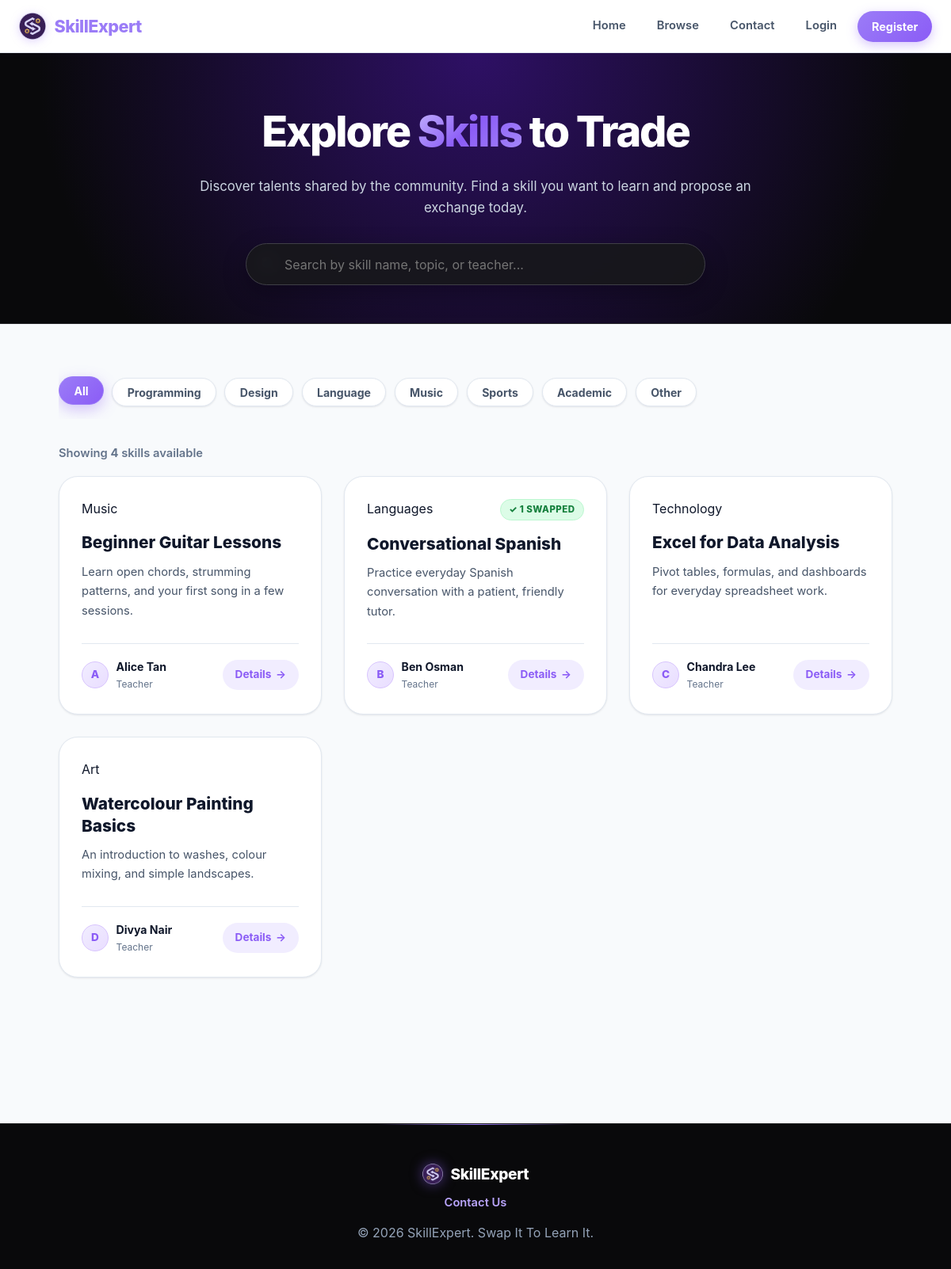
The page /public/browse.php on the database as committed earlier.
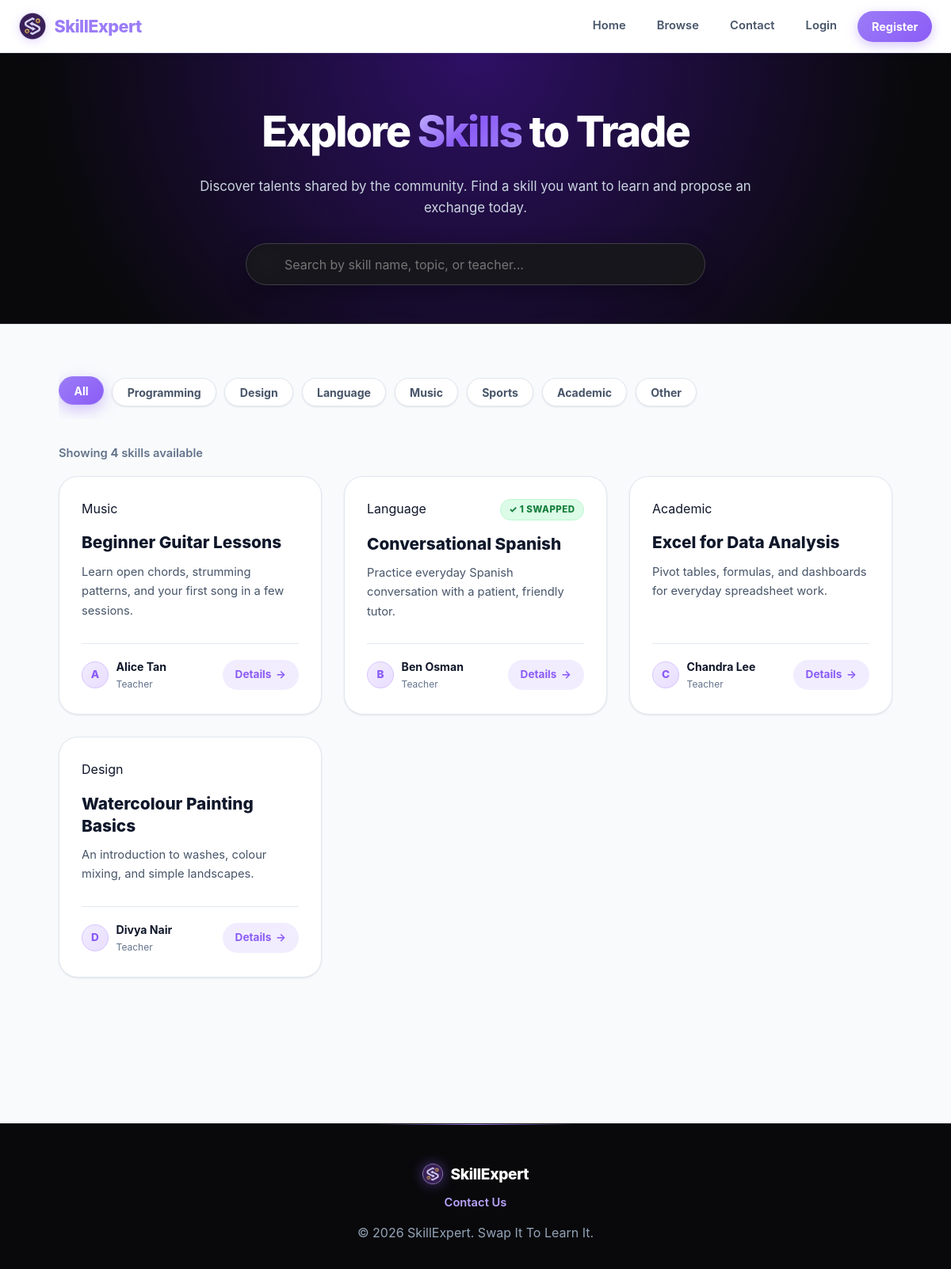
The same page on the database as committed later.
### tables this page shows
CREATE TABLE IF NOT EXISTS skills (
    id INT UNSIGNED NOT NULL AUTO_INCREMENT,
    userId INT UNSIGNED NOT NULL,
    title VARCHAR(150) NOT NULL,
    category VARCHAR(50) NOT NULL,
    description TEXT NOT NULL,
    imagePath VARCHAR(255) DEFAULT NULL,
    createdAt TIMESTAMP NOT NULL DEFAULT CURRENT_TIMESTAMP,

    PRIMARY KEY (id),
    FOREIGN KEY (userId) REFERENCES users(id) ON DELETE CASCADE,  
    INDEX idx_category (category),
    INDEX idx_user (userId)
);

CREATE TABLE IF NOT EXISTS users (
    id INT UNSIGNED NOT NULL AUTO_INCREMENT,
    name VARCHAR(100) NOT NULL,
    email VARCHAR(150) NOT NULL UNIQUE,
    passwordHash VARCHAR(255) NOT NULL,
    creditsBalance INT NOT NULL DEFAULT 0,
    createdAt TIMESTAMP NOT NULL DEFAULT CURRENT_TIMESTAMP,

    PRIMARY KEY (id)
);

### public/browse.php (the view, shortened to what this page needs)
<?php
require_once __DIR__ . '/../config/db.php';
$stmt = $pdo->query(
    "SELECT sk.*, u.name AS teacherName,
     (SELECT COUNT(*) FROM swapRequests sr WHERE sr.skillId = sk.id AND sr.status = 'completed') AS completedSwaps
     FROM skills sk
     JOIN users u ON sk.userId = u.id
     ORDER BY sk.createdAt DESC"
);
$skills = $stmt->fetchAll();
$categories = ['All', 'Programming', 'Design', 'Language', 'Music', 'Sports', 'Academic', 'Other'];
require_once __DIR__ . '/../includes/header.php';
?>
<link rel="stylesheet" href="/main/assets/css/browse.css?v=<?php echo filemtime(__DIR__ . '/../assets/css/browse.css'); ?>">
<div class="browse-page">
    <section class="browse-hero">
        <div class="browse-hero-content">
            <h1>Explore <span>Skills</span> to Trade</h1>
            <p>Discover talents shared by the community. Find a skill you want to learn and propose an exchange today.</p>
            <div class="browse-search-box">
                <span class="browse-search-icon">🔍</span>
                <input
                    type="text"
                    id="browse-search"
                    class="browse-search-input"
                    placeholder="Search by skill name, topic, or teacher..."
                    autocomplete="off"
                >
            </div>
        </div>
    </section>
    <div class="container">
        <div class="category-filter-bar" id="category-filters">
            <?php foreach ($categories as $idx => $cat): ?>
                <button
                    type="button"
                    class="filter-pill <?php echo $idx === 0 ? 'active' : ''; ?>"
                    data-filter="<?php echo htmlspecialchars($cat); ?>"
                >
                    <?php echo htmlspecialchars($cat); ?>
                </button>
            <?php endforeach; ?>
        </div>
        <div class="browse-count-label">
            Showing <strong id="visible-count"><?php echo count($skills); ?></strong> skill<?php echo count($skills) === 1 ? '' : 's'; ?> available
        </div>
        <?php if (empty($skills)): ?>
            <div class="empty-state">
                <p>No skills have been listed on SkillExpert yet.</p>
                <p class="mt-1"><a href="/main/public/posting.php">Post the first skill and start exchanging!</a></p>
            </div>
        <?php else: ?>
            <div class="browse-grid" id="skills-grid">
                <?php foreach ($skills as $skill): ?>
                    <article
                        class="browse-card"
                        data-category="<?php echo htmlspecialchars($skill['category']); ?>"
                        data-title="<?php echo htmlspecialchars($skill['title']); ?>"
                        data-desc="<?php echo htmlspecialchars($skill['description']); ?>"
                        data-teacher="<?php echo htmlspecialchars($skill['teacherName']); ?>"
                    >
                        <div>
                            <div class="browse-card-header">
                                <span class="skill-cat-pill"><?php echo htmlspecialchars($skill['category']); ?></span>
                                <?php if (!empty($skill['completedSwaps']) && (int)$skill['completedSwaps'] > 0): ?>
                                    <span class="status-badge status-completed">✓ <?php echo (int)$skill['completedSwaps']; ?> Swapped</span>
                                <?php endif; ?>
                            </div>
                            <h3 class="browse-card-title">
                                <a href="/main/public/details.php?id=<?php echo (int) $skill['id']; ?>">
                                    <?php echo htmlspecialchars($skill['title']); ?>
                                </a>
                            </h3>
                            <p class="browse-card-desc">
                                <?php echo htmlspecialchars($skill['description']); ?>
                            </p>
                        </div>
                        <div class="browse-card-footer">
                            <div class="browse-teacher-info">
                                <div class="browse-teacher-avatar">
                                    <?php echo htmlspecialchars(mb_substr($skill['teacherName'], 0, 1)); ?>
                                </div>
                                <div>
                                    <div class="browse-teacher-name"><?php echo htmlspecialchars($skill['teacherName']); ?></div>
                                    <div class="browse-teacher-sub">Teacher</div>
                                </div>
                            </div>
                            <a href="/main/public/details.php?id=<?php echo (int) $skill['id']; ?>" class="browse-view-btn">
                                Details <span>→</span>
                            </a>
                        </div>
                    </article>
                <?php endforeach; ?>
            </div>
        <?php endif; ?>
    </div>
</div>
<?php require_once __DIR__ . '/../includes/footer.php'; ?>

### includes/header.php (shortened to what this page needs)
<?php
$isLoggedIn = isset($_SESSION['user_id']);
?>
<!DOCTYPE html>
<html lang="en">
<head>
    <link rel="stylesheet" href="/main/assets/css/style.css?v=<?php echo filemtime(__DIR__ . '/../assets/css/style.css'); ?>">
    <link rel="stylesheet" href="/main/assets/css/layout.css?v=<?php echo filemtime(__DIR__ . '/../assets/css/layout.css'); ?>">
    <link rel="stylesheet" href="/main/assets/css/components.css?v=<?php echo filemtime(__DIR__ . '/../assets/css/components.css'); ?>">
</head>
<body>
<?php require_once __DIR__ . '/nav.php'; ?>
<main>

### includes/nav.php (shortened to what this page needs)
<?php
$userName = $_SESSION['name'] ?? 'User';
$creditsBalance = null;
?>
<nav class="main-nav">
    <div class="nav-container">
        <a href="/main/public/index.php" class="nav-brand">
            <img src="/main/assets/img/logo-icon-dark.png" alt="SkillExpert" class="nav-logo-icon">
            SkillExpert
        </a>
        <ul class="nav-menu">
            <?php if ($isLoggedIn): ?>
                <li class="nav-item"><a href="/main/public/browse.php" class="nav-link">Browse</a></li>
                <li class="nav-item"><a href="/main/public/saved.php" class="nav-link">Saved</a></li>
                <li class="nav-item"><a href="/main/public/posting.php" class="nav-link">Post a Skill</a></li>
                <li class="nav-item"><a href="/main/public/teaching_requests.php" class="nav-link">My Teaching Requests</a></li>
                <li class="nav-item"><a href="/main/public/swaps.php" class="nav-link">My Swaps</a></li>
                <li class="nav-item"><a href="/main/public/contact.php" class="nav-link">Contact</a></li>
                <li class="nav-item nav-user-item">
                    <span class="nav-user-name"><?php echo htmlspecialchars($userName); ?></span>
                </li>
                <?php if ($creditsBalance !== null): ?>
                <li class="nav-item nav-credits-item" title="View your credit history">
                    <a href="/main/public/credits.php" class="nav-credits-badge"><?php echo (int) $creditsBalance; ?> credit<?php echo (int) $creditsBalance === 1 ? '' : 's'; ?></a>
                </li>
                <?php endif; ?>
                <li class="nav-item"><a href="/main/auth/logout.php" class="nav-link btn-logout">Logout</a></li>
            <?php else: ?>
                <li class="nav-item"><a href="/main/public/index.php" class="nav-link">Home</a></li>
                <li class="nav-item"><a href="/main/public/browse.php" class="nav-link">Browse</a></li>
                <li class="nav-item"><a href="/main/public/contact.php" class="nav-link">Contact</a></li>
                <li class="nav-item"><a href="/main/auth/login.php" class="nav-link">Login</a></li>
                <li class="nav-item"><a href="/main/auth/register.php" class="nav-link btn-register">Register</a></li>
            <?php endif; ?>
        </ul>
    </div>
</nav>

### includes/footer.php (shortened to what this page needs)
</main>
<footer class="site-footer">
    <div class="footer-brand">
        <img src="/main/assets/img/logo-icon-dark.png" alt="SkillExpert" class="footer-logo-icon">
        <span>SkillExpert</span>
    </div>
    <p class="footer-tagline"><a href="/main/public/contact.php">Contact Us</a></p>
    <p>&copy; <?php echo date('Y'); ?> SkillExpert. Swap It To Learn It.</p>
</footer>
</body>
</html>

### assets/css/style.css (style rules this page uses)
:root { --primary-color: #9b7cf7; --primary-hover: #8b5cf6; --primary-active: #7c3aed; --primary-light: #b9a4fb; --primary-lighter: #d8ccff; --primary-soft: #f1edff; --lavender-100: #f5f1ff; --lavender-200: #e9ddff; --lavender-300: #d8c4fe; --primary-glow: rgba(155, 124, 247, 0.35); --primary-glow-subtle: rgba(155, 124, 247, 0.12); --secondary-color: #38bdf8; --accent-gold: #f59e0b; --dark-bg: #09090b; --dark-surface: #111115; --dark-card: #18181b; --dark-border: #27272a; --light-bg: #f8fafc; --light-surface: #ffffff; --card-bg: #ffffff; --text-primary: #0f172a; --text-secondary: #475569; --text-muted: #64748b; --text-light: #f1f5f9; --border-color: #e2e8f0; --border-hover: #cbd5e1; --shadow-sm: 0 1px 3px rgba(15, 23, 42, 0.06), 0 1px 2px rgba(15, 23, 42, 0.04); --shadow-md: 0 4px 12px -2px rgba(139, 92, 246, 0.08), 0 2px 6px -1px rgba(15, 23, 42, 0.06); --shadow-lg: 0 12px 24px -4px rgba(139, 92, 246, 0.12), 0 4px 8px -2px rgba(15, 23, 42, 0.04); --shadow-purple: 0 10px 30px -5px rgba(139, 92, 246, 0.25); --radius-sm: 8px; --radius-md: 12px; --radius-lg: 20px; --radius-full: 9999px; --transition: all 0.25s cubic-bezier(0.16, 1, 0.3, 1); --module-hero-bg: radial-gradient(circle at 20% 10%, rgba(155, 124, 247, 0.34), transparent 32%), linear-gradient(135deg, #151022 0%, #09090b 70%); --module-card-bg: rgba(255, 255, 255, 0.94); }
* { box-sizing: border-box; margin: 0; padding: 0; }
html { scroll-behavior: smooth; }
body { font-family: 'Inter', system-ui, -apple-system, BlinkMacSystemFont, 'Segoe UI', Roboto, sans-serif; color: var(--text-primary); background-color: var(--light-bg); line-height: 1.6; -webkit-font-smoothing: antialiased; }
a { color: var(--primary-color); text-decoration: none; transition: var(--transition); }
main { min-height: calc(100vh - 140px); }
.container { max-width: 1100px; margin: 0 auto; padding: 2.5rem 1.5rem; }

### assets/css/layout.css (style rules this page uses)
.main-nav { background-color: rgba(255, 255, 255, 0.95); backdrop-filter: blur(12px); -webkit-backdrop-filter: blur(12px); border-bottom: 1px solid var(--border-color); box-shadow: 0 1px 10px rgba(139, 92, 246, 0.04); position: sticky; top: 0; z-index: 1000; transition: var(--transition); }
.nav-container { max-width: 1240px; margin: 0 auto; padding: 0.85rem 1.5rem; display: flex; align-items: center; justify-content: space-between; }
.nav-brand { font-size: 1.35rem; font-weight: 800; color: var(--primary-color); letter-spacing: -0.5px; display: flex; align-items: center; gap: 0.65rem; transition: var(--transition); }
.nav-logo-icon { width: 34px; height: 34px; object-fit: contain; filter: drop-shadow(0 2px 6px rgba(139, 92, 246, 0.25)); transition: transform 0.3s ease; }
.nav-menu { display: flex; align-items: center; list-style: none; gap: 0.85rem; flex-wrap: wrap; justify-content: flex-end; }
.nav-item { display: flex; align-items: center; }
.nav-link { font-size: 0.92rem; font-weight: 600; color: var(--text-secondary); padding: 0.45rem 0.8rem; border-radius: var(--radius-sm); transition: var(--transition); }
.btn-register, .btn-logout { padding: 0.5rem 1.1rem; border-radius: var(--radius-full); font-weight: 700; font-size: 0.9rem; display: inline-flex; align-items: center; justify-content: center; transition: var(--transition); }
.btn-register { background: linear-gradient(135deg, var(--primary-color), var(--primary-hover)); color: #ffffff !important; box-shadow: 0 4px 14px rgba(139, 92, 246, 0.35); }
.site-footer { background: var(--dark-bg); color: #94a3b8; text-align: center; padding: 3rem 1.5rem 2rem; margin-top: 4rem; border-top: 1px solid var(--dark-border); position: relative; }
.site-footer::before { content: ''; position: absolute; top: 0; left: 50%; transform: translateX(-50%); width: 250px; height: 1px; background: linear-gradient(90deg, transparent, var(--primary-color), transparent); }
.footer-brand { display: flex; align-items: center; justify-content: center; gap: 0.6rem; font-weight: 800; font-size: 1.2rem; color: #ffffff; margin-bottom: 0.6rem; letter-spacing: -0.02em; }
.footer-logo-icon { width: 26px; height: 26px; object-fit: contain; filter: drop-shadow(0 0 8px rgba(139, 92, 246, 0.5)); }
.footer-tagline { font-size: 0.92rem; color: #cbd5e1; margin-bottom: 0.85rem; }
.footer-tagline a { color: var(--primary-light); font-weight: 600; }

Rows that differ between the two databases and show on the page:
changed skills "Conversational Spanish": category "Languages" → "Language"
changed skills "Excel for Data Analysis": category "Technology" → "Academic"
changed skills "Watercolour Painting Basics": category "Art" → "Design"
